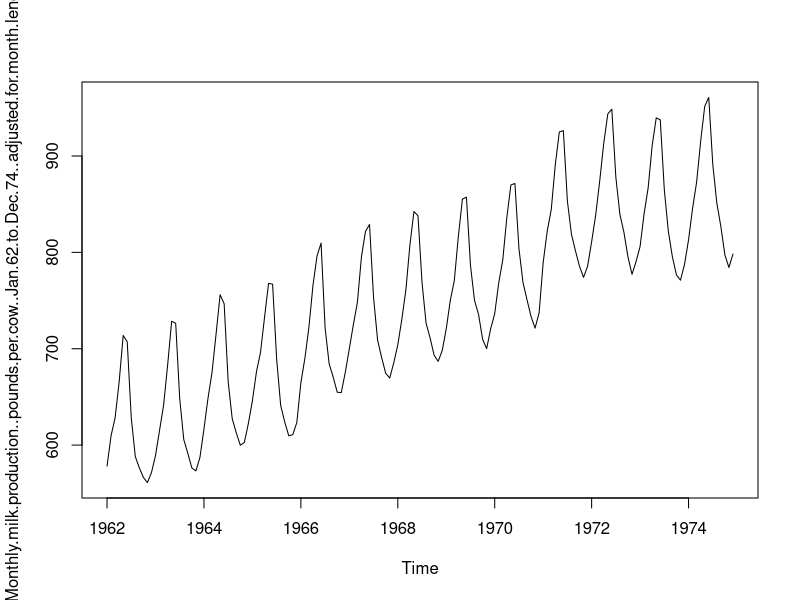
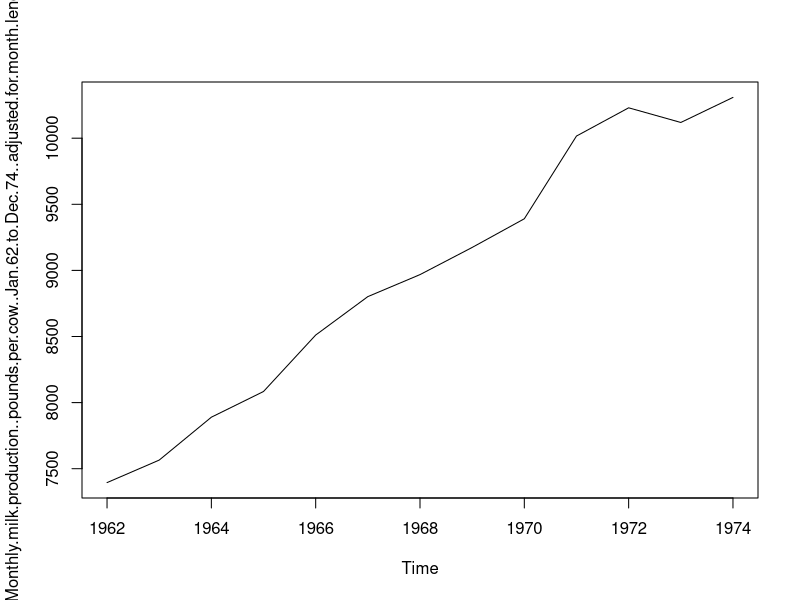
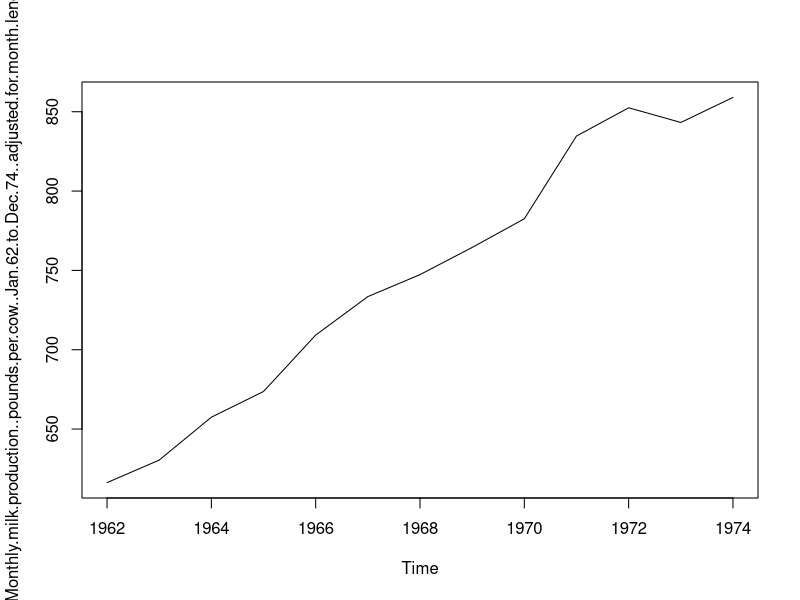
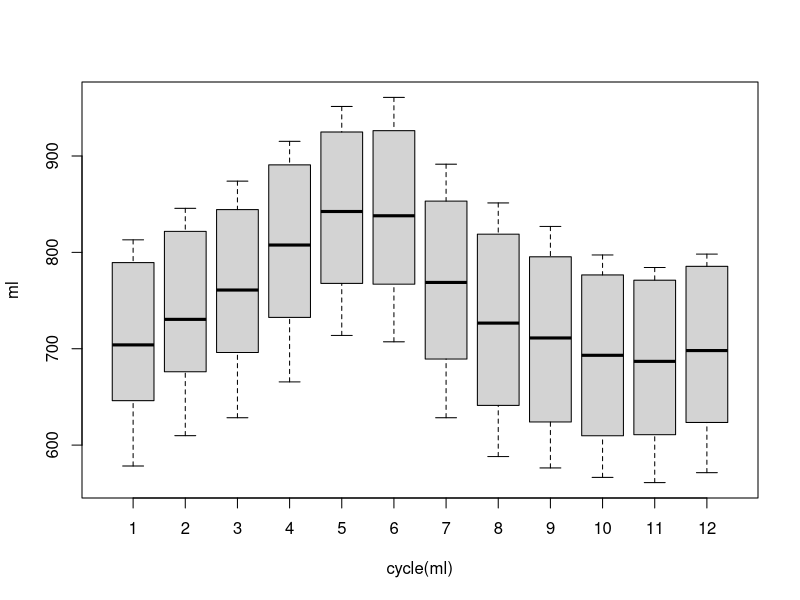
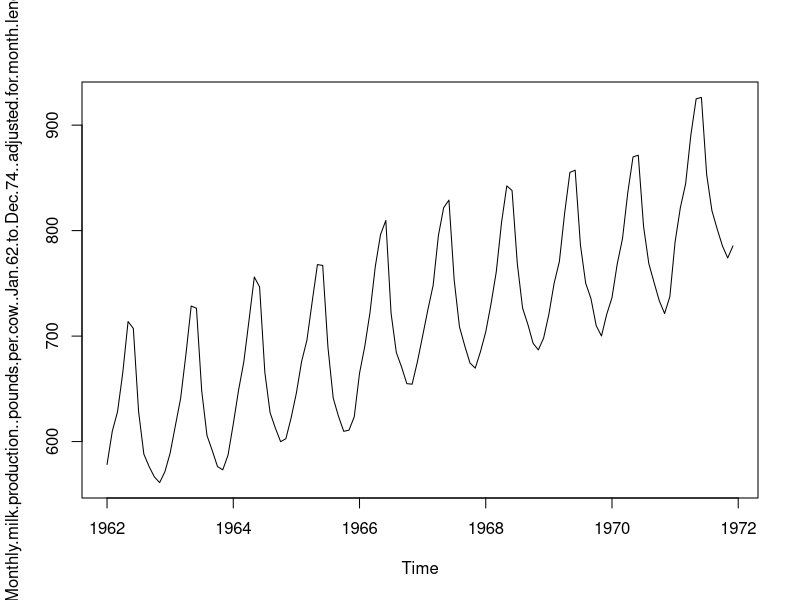
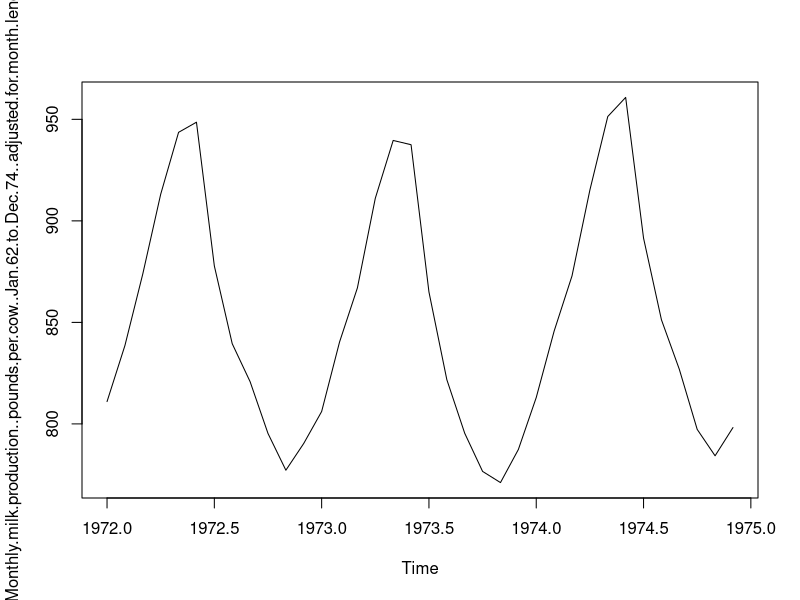
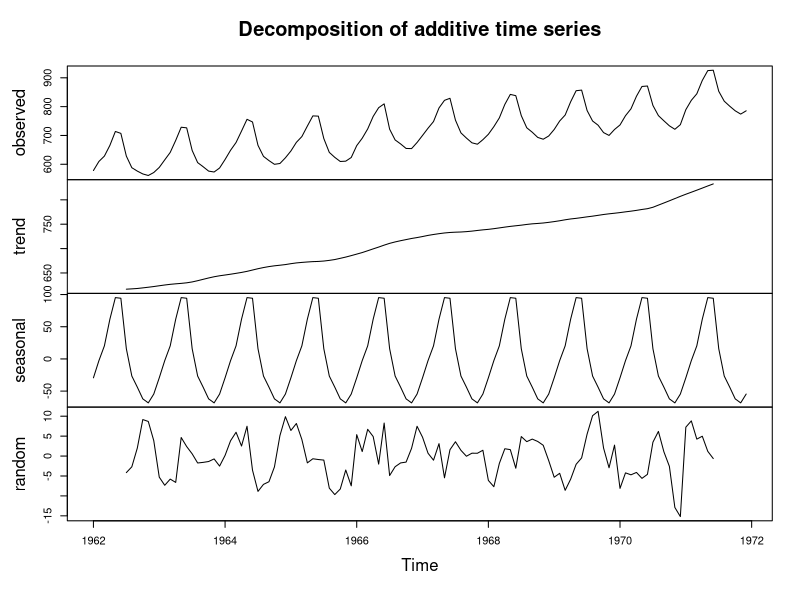
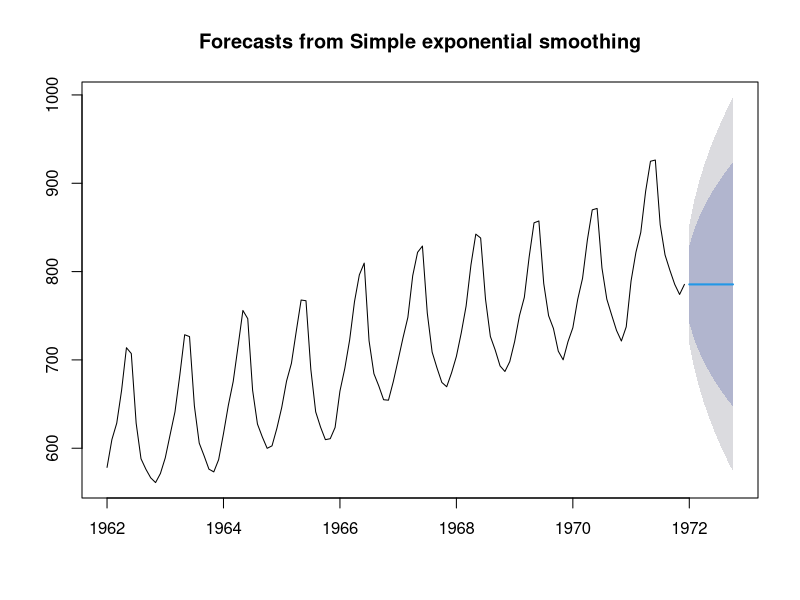

Generate these figures, in order, with R:
#install.packages("forecast")
library(forecast)
#install.packages("tseries)
library(tseries)

###Reading time series data inside R###

#Importing new data
# Monthly milk production: pounds per cow. Jan 62 to Dec 74, 
# adjusted for month length
setwd("E:\\Jaishree\\Data Science with R\\Datasets")
milk<-read.csv("milk.csv",stringsAsFactors = F)
View(milk)
milk<-milk[-1]
View(milk)
dim(milk)
sum(is.na(milk))

class(milk)


# Convert the data frame into a time series object, using ts() function.
# ts() function belongs to forecast package

?ts()
ml<-ts(milk,start=1962,frequency=12)
class(ml)
ml
start(ml)
end(ml)
frequency(ml)
cycle(ml)
plot(ml)

# Explore the time series

# Aggregating the time series

# Yearly totals

?aggregate
aggregate(ml)
plot(aggregate(ml))

# Increasing trend

?aggregate()
aggregate(ml, FUN = mean)
plot(aggregate(ml, FUN = mean))

# Milk production has been increasing year after year.

# Boxplot creates one boxplor for each month
?boxplot
b1<-boxplot(ml~cycle(ml))
b1


# Milk production in May and June is higher than rest of the months.


#Subsetting the time series using window function
# We shall create two windows (1962 to 1972) and (1972 to 1974)
# Creating Training and Testing Window datasets
# Frequency is the number of time periods in a year

mlTr<-window(ml,start=c(1962,1),end=c(1971,12),frequency=12)
dim(mlTr)

mlT<-window(ml,start=c(1972,1),end=c(1974,12),frequency=12)
dim(mlT)


plot(mlTr)
plot(mlT)


# We shall create a time series model on (1962 to 1972)
# and forecast for the period (1972 to 1974)
# We shall then compare the forecasts with the actual time series data

#Data has both trend and seasonality

#Decomposing the Time Series into seasonal, trend and irregular
# components with additive seasonality
?decompose
dec<-decompose(mlTr)
plot(dec)
# Top panel contains the original time series
# Second panel contains the trend
# Third panel contains the seasonality component
# Last panel contains random fluctuations

#exponential smoothing on training window dataset

?ses

# To forecast milk production for the next 10 months

es<-ses(mlTr,h=10)
plot(es)
summary(es)

es$x

es$fitted

es$residuals


100*es$residuals/es$x # PE

mean(abs(100*es$residuals/es$x))

# Finding the accuracy of exponential smoothing model

accuracy(es,mlT)

# Checking residuals

checkresiduals(es)

# There is a pattern in the resuduals. Therefore this forecast is 
# not sufficiently an accurate forecast.
# Hence, we use the Holt's method.

#Fitting holts's model
hol<-holt(mlTr,h=10) #forecasting for 10 periods
plot(hol)
summary(hol)
accuracy(hol,mlT)
checkresiduals(hol)
?Box.test
Box.test(hol$residuals, lag = 20, type = "Ljung-Bo")

?checkresiduals
# Blue line is slightly elevated, meaning that this forecast 
# is betterthan the previous one.
# The Ljung-Box test reveals that p-value is low.
# Ho: Data is identically and independently distributed (white noise)
# Ha:  Data is not identically and independently 
# distributed (exhibits serial correlation)
# Therefore we reject Ho and conclude that data exhibits serial correlation.

#Clearly the series is seasonal so seasonal component is required

# Finally trying the holt winter's method 


### Holt Winter's Model for Trend & Seasonality 

?hw

hwTS<-hw(mlTr,h=10)
hwTS

plot(hwTS)

accuracy(hwTS,mlT)

summary(hwTS)

checkresiduals(hwTS)


# p-value is high, indicating that data is identically and 
#independently distributed 

#	All spikes are below blue line.
# There's no pattern in the residuals
# Histogram is also closer to bell-shaped

#Automating model building using ets()
?ets()
auto<-ets(mlTr)
summary(auto)

# The MAPE is less than 7 and it seems like a good MAPE.

foc<-forecast(auto,h=10)
foc
plot(foc)

checkresiduals(foc)



# ARIMA

# Integration Part

plot.ts(mlTr)

# Stationarizing the series by differencing it

mlTrdiff1 <- diff(mlTr, differences = 1)
mlTrdiff1

# Checking for stationarity

plot.ts(mlTrdiff1)

# statistical way of checking stationarity

?adf.test
adf.test(mlTrdiff1)


mlTrdiff2 <- diff(mlTr, differences = 2)
mlTrdiff2
plot(mlTrdiff2)
adf.test(mlTrdiff2)

# Optimal d is 1


# Sometimes we might require taking the log of the time series 

# We can use auto.arima() to find optimal values of p.d and q.

auto.arima(mlTr)

# Running the final ARIMA model
?arima
mlTrarima <- arima(mlTr, c(0,1,0), seasonal = list(order = c(0,1,1), period =12))
mlTrarima
mlTrarimaF <- forecast(mlTrarima, h = 10)
plot(mlTrarimaF)
# Validating the model
checkresiduals(mlTrarimaF)
mlTrarimaF


################################



mlTrL <- log(mlTr)


